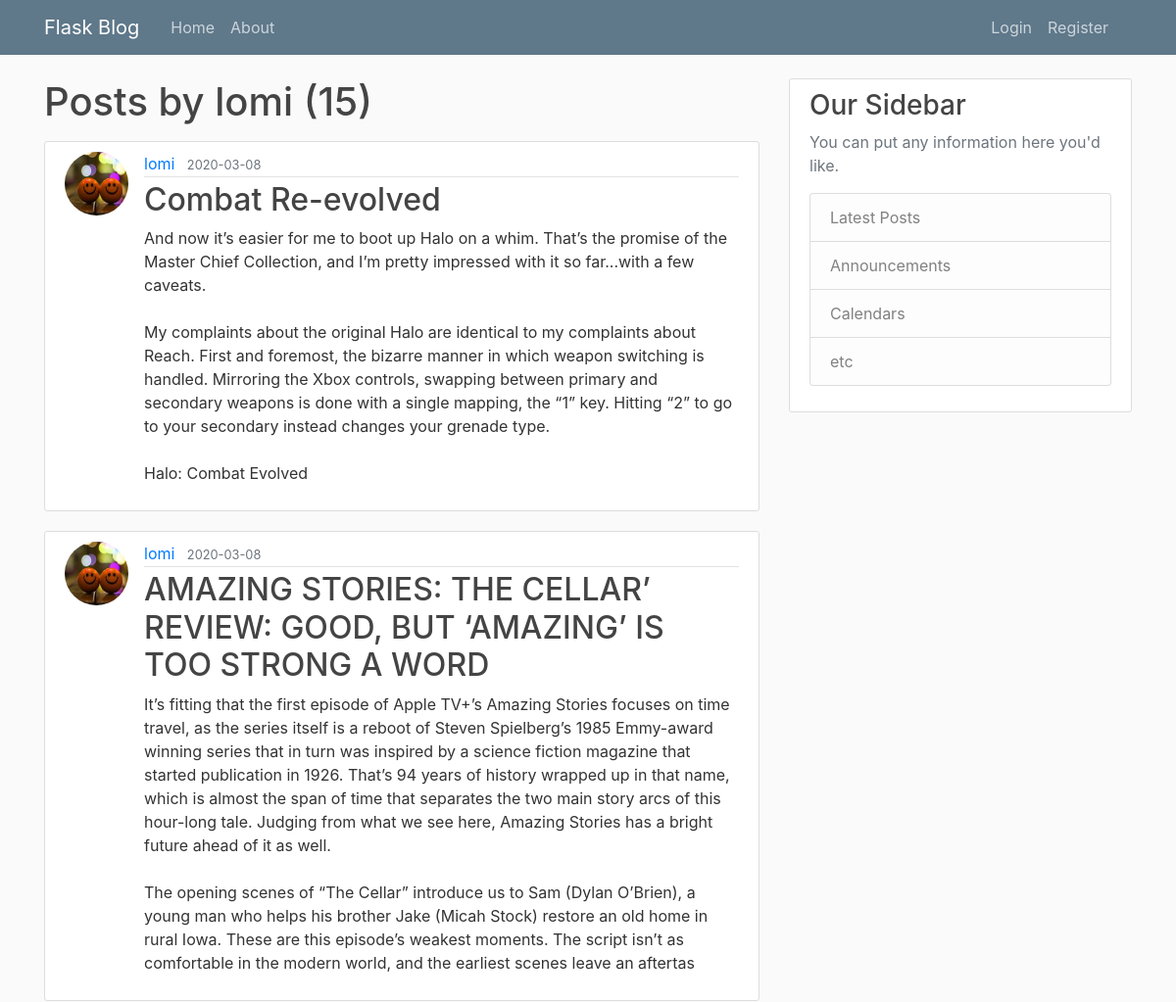
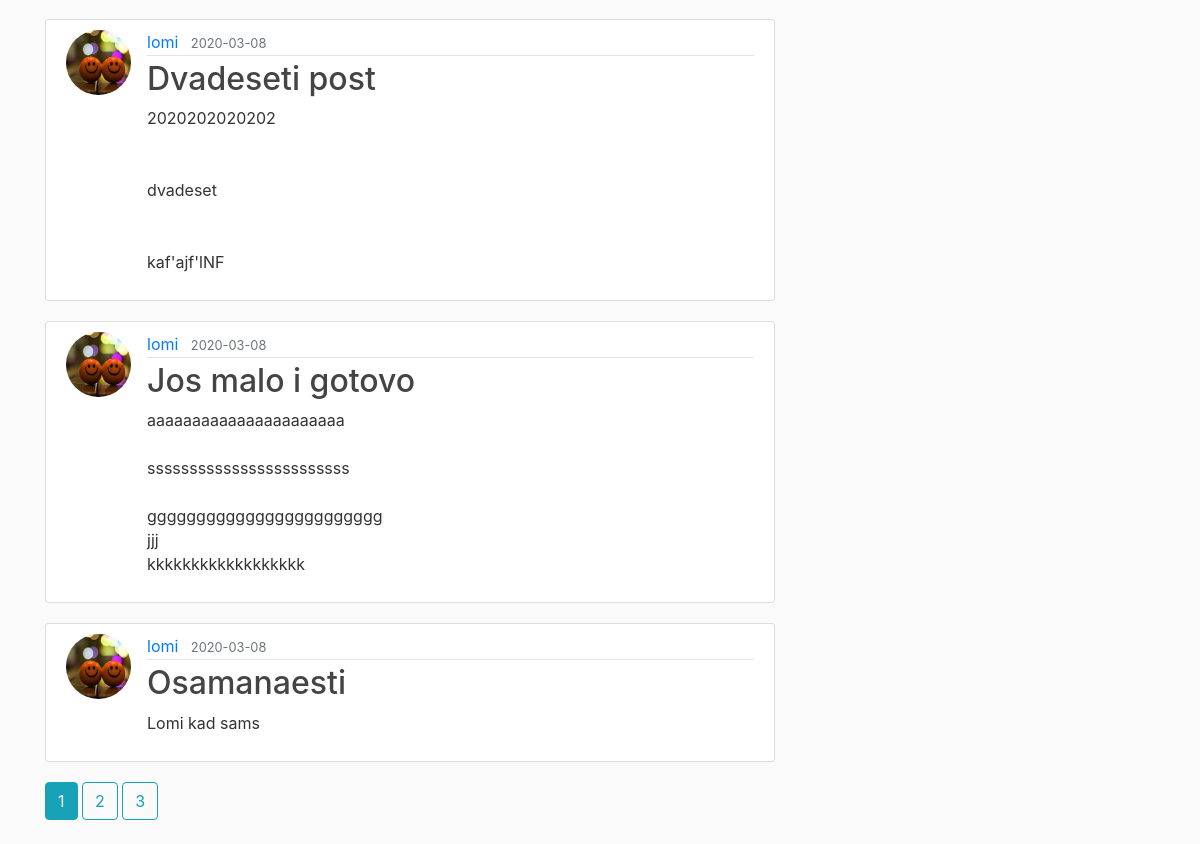
Screenshot of /user/lomi with the database file from the repository (2 pictures, top to bottom).
### blogflask/models.py (models this page shows, shortened)
class User(db.Model, UserMixin):
    id = db.Column(db.Integer, primary_key=True)
    username = db.Column(db.String(20), unique=True, nullable=False)
    email = db.Column(db.String(120), unique=True, nullable=False)
    image_file = db.Column(db.String(20), nullable=False, default='default.jpg')
    password = db.Column(db.String(60), nullable=False)
    posts = db.relationship('Post', backref='author', lazy=True)

class Post(db.Model):
    id = db.Column(db.Integer, primary_key=True)
    title = db.Column(db.String(100), nullable=False)
    date_posted = db.Column(db.DateTime, nullable=False, default=datetime.utcnow)
    content = db.Column(db.Text, nullable=False)
    user_id = db.Column(db.Integer, db.ForeignKey('user.id'), nullable=False)

### blogflask/users/routes.py (the view)
@users.route("/user/<string:username>")
def user_posts(username):
    page = request.args.get('page', 1, type=int)
    user = User.query.filter_by(username=username).first_or_404()
    posts = Post.query.filter_by(author=user)\
        .order_by(Post.date_posted.desc())\
        .paginate(page=page, per_page=5)
    return render_template('user_posts.html', posts=posts, user=user)

### blogflask/templates/user_posts.html
{% extends "layout.html" %}
{% block content %}
    <h1 class="mb-3">Posts by {{ user.username }} ({{ posts.total }})</h1>
    {% for post in posts.items %}
        <article class="media content-section">
          <img class="rounded-circle article-img" src="{{ url_for('static', filename='profile_pics/' + post.author.image_file) }}">
          <div class="media-body">
            <div class="article-metadata">
              <a class="mr-2" href="{{ url_for('users.user_posts', username=post.author.username) }}">{{ post.author.username }}</a>
              <small class="text-muted">{{ post.date_posted.strftime('%Y-%m-%d') }}</small>
            </div>
            <h2><a class="article-title" href="{{ url_for('posts.post', post_id=post.id) }}">{{ post.title }}</a></h2>
            <p class="article-content">{{ post.content }}</p>
          </div>
        </article>
    {% endfor %}
    {% for page_num in posts.iter_pages(left_edge=1, right_edge=1, left_current=1, right_current=2) %}
      {% if page_num %}
        {% if posts.page == page_num %}
          <a class="btn btn-info mb-4" href="{{ url_for('users.user_posts', username=user.username, page=page_num) }}">{{ page_num }}</a>
        {% else %}
          <a class="btn btn-outline-info mb-4" href="{{ url_for('users.user_posts', username=user.username, page=page_num) }}">{{ page_num }}</a>
        {% endif %}
      {% else %}
        ...
      {% endif %}
    {% endfor %}
{% endblock content %}

### blogflask/static/main.css (style rules this page uses)
body { background: #fafafa; color: #333333; margin-top: 5rem; }
h1, h2, h3, h4, h5, h6 { color: #444444; }
.content-section { background: #ffffff; padding: 10px 20px; border: 1px solid #dddddd; border-radius: 3px; margin-bottom: 20px; }
.article-title { color: #444444; }
.article-content { white-space: pre-line; }
.article-img { height: 65px; width: 65px; margin-right: 16px; }
.article-metadata { padding-bottom: 1px; margin-bottom: 4px; border-bottom: 1px solid #e3e3e3 }

### rows the page displays
User: username "lomi"
Post: image_file (picture), author.username "lomi", date_posted "2020-03-08", title "Combat Re-evolved", content "And now it’s easier for me to boot up Halo on a whim. That’s the promise of the Master Chief Collection, and I’m pretty impressed with it so far...with a few caveats. My complaints about the original Halo are identical to my complaints about Reach. First and foremost, the bizarre manner in which weapon switching is handled. Mirroring the Xbox controls, swapping between primary and secondary weapons is done with a single mapping, the “1” key. Hitting “2” to go to your secondary instead changes your grenade type. Halo: Combat Evolved"
Post: image_file (picture), author.username "lomi", date_posted "2020-03-08", title "AMAZING STORIES: THE CELLAR’ REVIEW: GOOD, BUT ‘AMAZING’ IS TOO STRONG A WORD", content "It’s fitting that the first episode of Apple TV+’s Amazing Stories focuses on time travel, as the series itself is a reboot of Steven Spielberg’s 1985 Emmy-award winning series that in turn was inspired by a science fiction magazine that started publication in 1926. That’s 94 years of history wrapped up in that name, which is almost the span of time that separates the two main story arcs of this hour-long tale. Judging from what we see here, Amazing Stories has a bright future ahead of it as well. The opening scenes of “The Cellar” introduce us to Sam (Dylan O’Brien), a young man who helps his brother Jake (Micah Stock) restore an old home in rural Iowa. These are this episode’s weakest…"
Post: image_file (picture), author.username "lomi", date_posted "2020-03-08", title "Dvadeseti post", content "2020202020202 dvadeset kaf'ajf'lNF"
Post: image_file (picture), author.username "lomi", date_posted "2020-03-08", title "Jos malo i gotovo", content "aaaaaaaaaaaaaaaaaaaaaa ssssssssssssssssssssssss gggggggggggggggggggggggg jjj kkkkkkkkkkkkkkkkkk"
Post: image_file (picture), author.username "lomi", date_posted "2020-03-08", title "Osamanaesti", content "Lomi kad sams"

### other values shown
{{ posts.total }} "15"
{{ page_num }} "1"
{{ page_num }} "2" "3"
